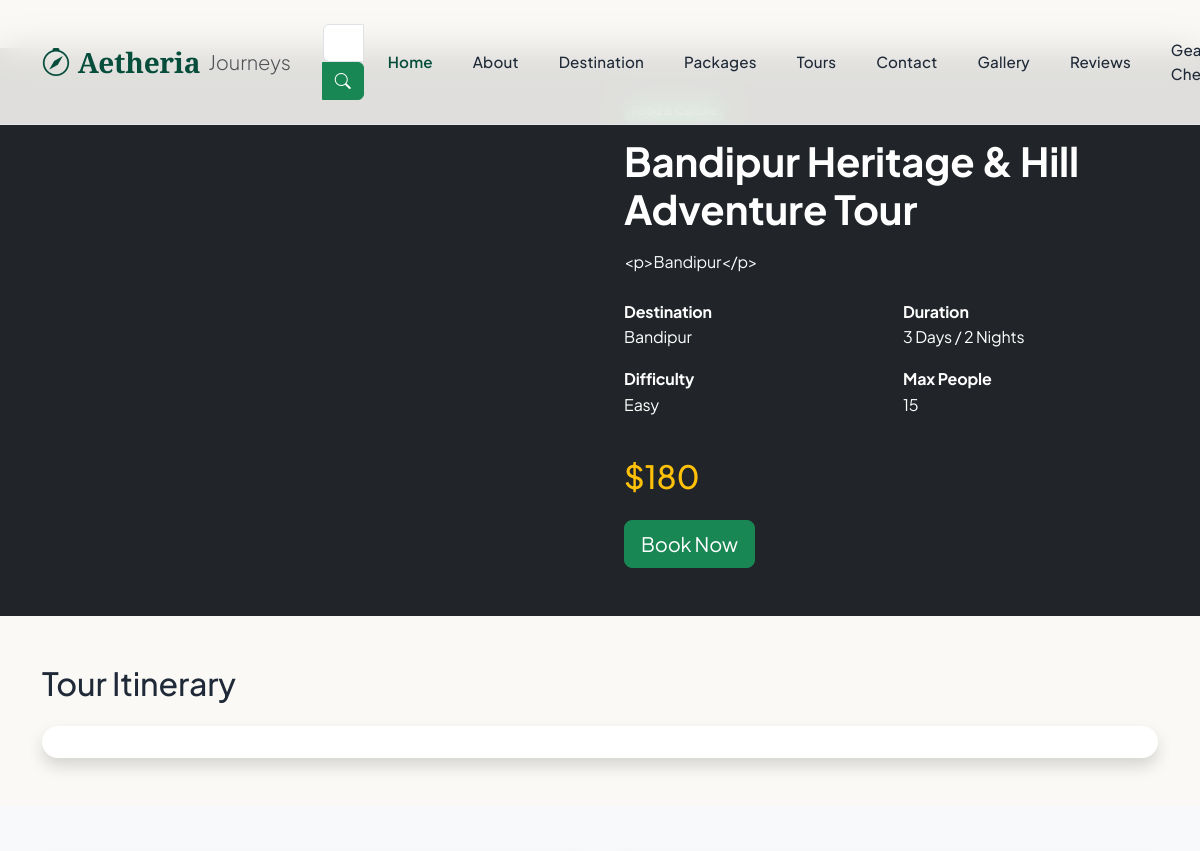
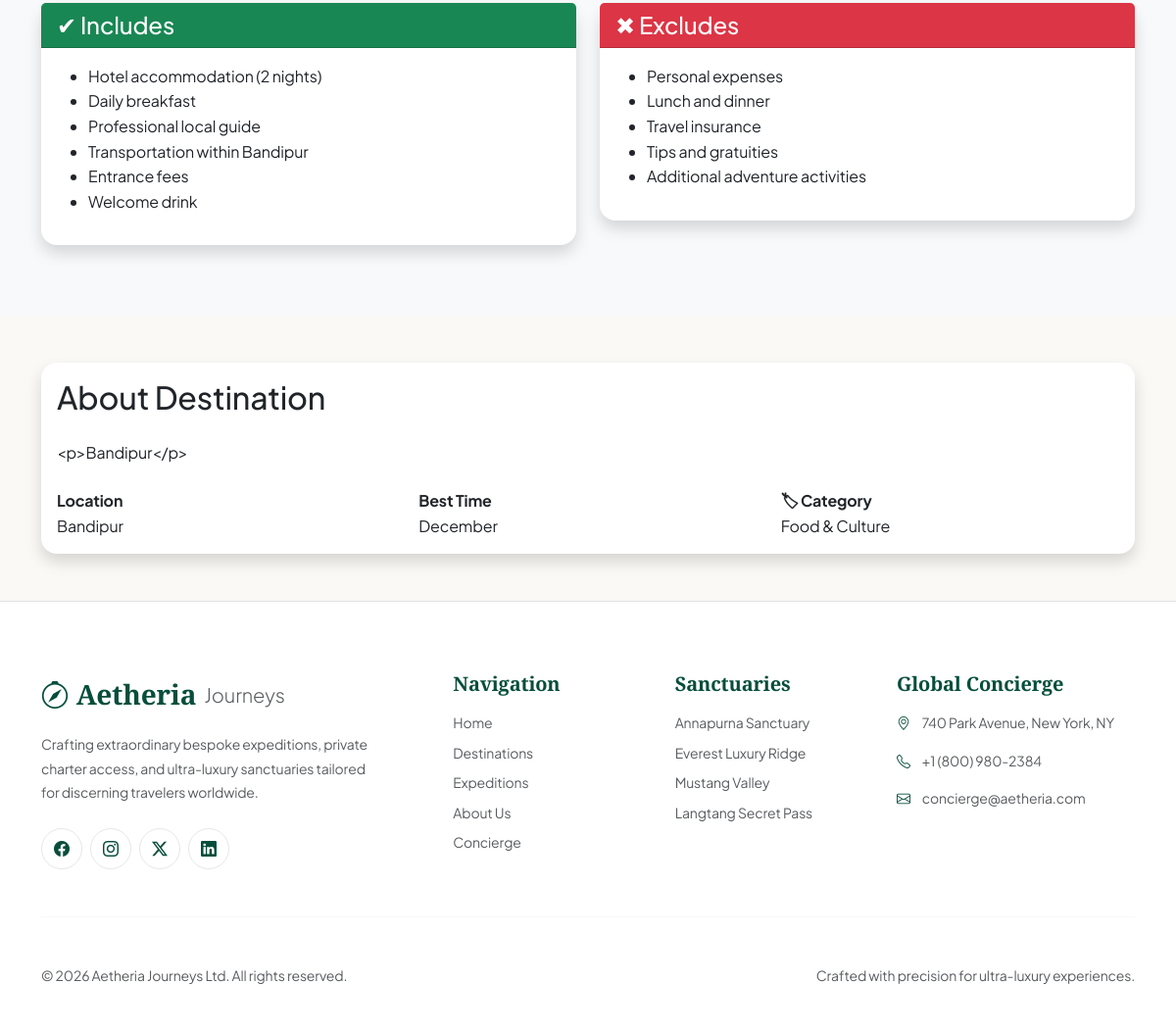
Page /tour_detail/1/ (signed in) on the committed database (2 pictures, top to bottom).
### adminpage/models.py (models this page shows, shortened)
class Tour(models.Model):
    name = models.CharField(max_length=100)
    start_date = models.DateField()
    duration = models.CharField(max_length=50, blank=True, null=True)
    package = models.ForeignKey(Package, on_delete=models.CASCADE, null=True,blank=True)
    image = models.FileField(upload_to="tours/", blank=True, null=True)
    description = models.TextField(blank=True, null=True)
    bookings = models.ManyToManyField(Booking, related_name="tours")
    created_at = models.DateTimeField(auto_now_add=True, blank=True, null=True)
    updated_at = models.DateTimeField(auto_now=True)

class Package(models.Model):
    title = models.CharField(max_length=230)
    destination= models.ForeignKey(Destination,on_delete=models.CASCADE)
    duration = models.CharField(max_length=30)
    difficulty = models.CharField(max_length=30)
    price = models.IntegerField()
    max_people = models.IntegerField()
    itinerary = CKEditor5Field("Itinerary", config_name="default", blank=True, null=True)
    includes = CKEditor5Field("Includes", config_name="default")
    excludes = CKEditor5Field("Excludes", config_name="default")
    featured_image = models.FileField(upload_to="packages/")

class Destination(models.Model):
    name = models.CharField(max_length=100)
    description = CKEditor5Field("Description", config_name="default")
    category = models.ForeignKey(Category, on_delete=models.CASCADE)
    created_at = models.DateTimeField(auto_now_add=True)
    location = models.CharField(max_length=150)
    image = models.FileField(upload_to="destination/")
    best_time_to_visit = models.CharField(max_length=200)
    latitude = models.DecimalField(max_digits=9, decimal_places=6, blank=True, null=True)
    longitude = models.DecimalField(max_digits=9, decimal_places=6, blank=True, null=True)

class Category(models.Model):
    name = models.CharField(max_length=100)
    description = models.TextField()
    created_at = models.DateTimeField(auto_now_add=True)
    updated_at = models.DateTimeField(auto_now=True)

### userpage/views.py (the view)
# urls.py: path('tour_detail/<int:tour_id>/', tour_detail, name='tour_detail'),
def tour_detail(request, tour_id):
    tour = get_object_or_404(Tour, id=tour_id)
    context = {
        'tour': tour,
    }
    return render(request, 'userpage/tour_detail.html', context)

### userpage/templates/userpage/tour_detail.html (shortened to what this page needs)
{% extends 'userpage/base.html' %}
{% load static %}
{% block content %}
<section class="py-5 bg-dark text-white">
    <div class="container">
        <div class="row align-items-center g-5">
            <div class="col-lg-6">
            </div>
            <div class="col-lg-6">
                <span class="badge bg-success mb-3">
                </span>
                <h1 class="fw-bold mb-3">
                    {{ tour.package.title }}
                </h1>
                <p class="text-light">
                    {{ tour.package.destination.description }}
                </p>
                <div class="row mt-4">
                    <div class="col-6 mb-3">
                        <strong> Destination</strong><br>
                        {{ tour.package.destination.name }}
                    </div>
                    <div class="col-6 mb-3">
                        <strong> Duration</strong><br>
                        {{ tour.package.duration }}
                    </div>
                    <div class="col-6 mb-3">
                        <strong> Difficulty</strong><br>
                        {{ tour.package.difficulty }}
                    </div>
                    <div class="col-6 mb-3">
                        <strong> Max People</strong><br>
                        {{ tour.package.max_people }}
                    </div>
                </div>
                <h2 class="text-warning mt-4">
                    ${{ tour.package.price }}
                </h2>
                <a href="#"
                   class="btn btn-success btn-lg mt-3">
                    Book Now
                </a>
            </div>
        </div>
    </div>
</section>
<section class="py-5">
    <div class="container">
        <h2 class="mb-4">Tour Itinerary</h2>
        <div class="card shadow border-0 rounded-4">
            <div class="card-body">
            </div>
        </div>
    </div>
</section>
<section class="py-5 bg-light">
    <div class="container">
        <div class="row">
            <div class="col-lg-6">
                <div class="card border-0 shadow rounded-4 mb-4">
                    <div class="card-header bg-success text-white">
                        <h4 class="mb-0">
                            ✔ Includes
                        </h4>
                    </div>
                    <div class="card-body">
                        {{ tour.package.includes|safe }}
                    </div>
                </div>
            </div>
            <div class="col-lg-6">
                <div class="card border-0 shadow rounded-4">
                    <div class="card-header bg-danger text-white">
                        <h4 class="mb-0">
                            ✖ Excludes
                        </h4>
                    </div>
                    <div class="card-body">
                        {{ tour.package.excludes|safe }}
                    </div>
                </div>
            </div>
        </div>
    </div>
</section>
<section class="py-5">
    <div class="container">
        <div class="card border-0 shadow rounded-4">
            <div class="card-body">
                <h2 class="mb-4">
                    About Destination
                </h2>
                <p>
                    {{ tour.package.destination.description }}
                </p>
                <div class="row mt-4">
                    <div class="col-md-4">
                        <strong> Location</strong><br>
                        {{ tour.package.destination.location }}
                    </div>
                    <div class="col-md-4">
                        <strong> Best Time</strong><br>
                        {{ tour.package.destination.best_time_to_visit }}
                    </div>
                    <div class="col-md-4">
                        <strong>🏷 Category</strong><br>
                        {{ tour.package.destination.category.name }}
                    </div>
                </div>
            </div>
        </div>
    </div>
</section>
{% endblock %}

### static/css/style.css (style rules this page uses)
:root { --lux-bg: #FAF9F5; --lux-card-bg: #FFFFFF; --lux-border: #E2E8F0; --lux-border-hover: #CBD5E1; --lux-primary: #064E3B; --lux-primary-hover: #022C22; --lux-accent: #059669; --lux-text-main: #0F172A; --lux-text-muted: #475569; --lux-glass-bg: rgba(255, 255, 255, 0.94); --lux-nav-glass: rgba(250, 249, 245, 0.92); --font-serif: 'Cormorant Garamond', Georgia, serif; --font-sans: 'Plus Jakarta Sans', -apple-system, BlinkMacSystemFont, sans-serif; --border-radius-sm: 8px; --border-radius-md: 12px; --border-radius-lg: 20px; --border-radius-xl: 24px; --shadow-subtle: 0 4px 20px rgba(6, 78, 59, 0.03); --shadow-card: 0 10px 30px rgba(0, 0, 0, 0.05); --shadow-hover: 0 20px 40px rgba(6, 78, 59, 0.1); --transition-fast: all 0.2s cubic-bezier(0.16, 1, 0.3, 1); --transition-smooth: all 0.4s cubic-bezier(0.16, 1, 0.3, 1); }
*, *::before, *::after { box-sizing: border-box; margin: 0; padding: 0; }
html { scroll-behavior: smooth; }
body { background-color: var(--lux-bg); color: var(--lux-text-main); font-family: var(--font-sans); letter-spacing: -0.01em; line-height: 1.6; overflow-x: hidden; -webkit-font-smoothing: antialiased; }

### userpage/templates/userpage/base.html (style rules this page uses)
:root { --lux-bg: #FAF9F5; --lux-card-bg: #FFFFFF; --lux-border: #E5E7EB; --lux-primary: #064E3B; --lux-primary-hover: #022C22; --lux-accent: #059669; --lux-text-main: #1F2937; --lux-text-muted: #6B7280; --font-serif: 'Cormorant Garamond', Georgia, serif; --font-sans: 'Plus Jakarta Sans', sans-serif; }
body { background-color: var(--lux-bg); color: var(--lux-text-main); font-family: var(--font-sans); overflow-x: hidden; }

### rows in the picture
Tour: package "Bandipur Heritage & Hill Adventure Tour", package.destination.description "<p>Bandipur</p>", package.destination.name "Bandipur", package.duration "3 Days / 2 Nights", package.difficulty "Easy", package.max_people "15", package.price "180", package.includes "Hotel accommodation (2 nights) Daily breakfast Professional local guide Transportation within Bandipur Entrance fees Welcome drink", package.excludes "Personal expenses Lunch and dinner Travel insurance Tips and gratuities Additional adventure activities", package.destination.location "Bandipur", package.destination.best_time_to_visit "December", package.destination.category.name "Food & Culture"
